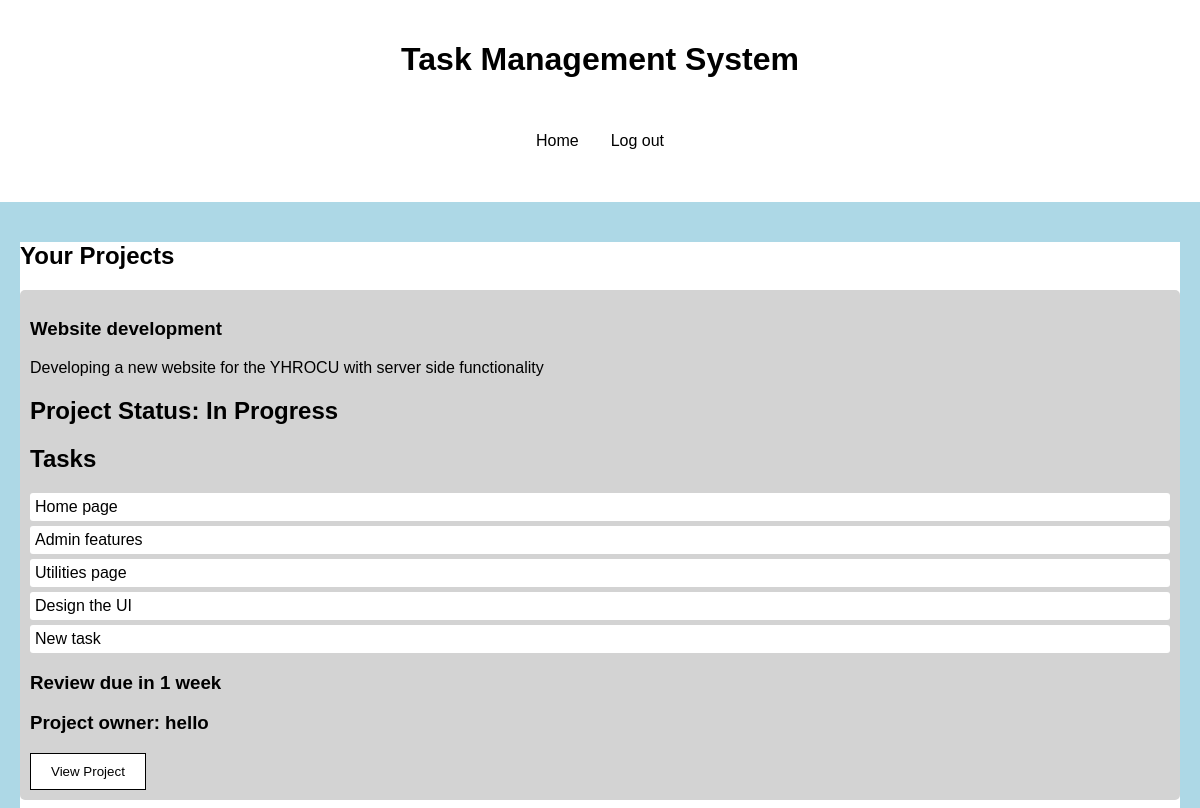
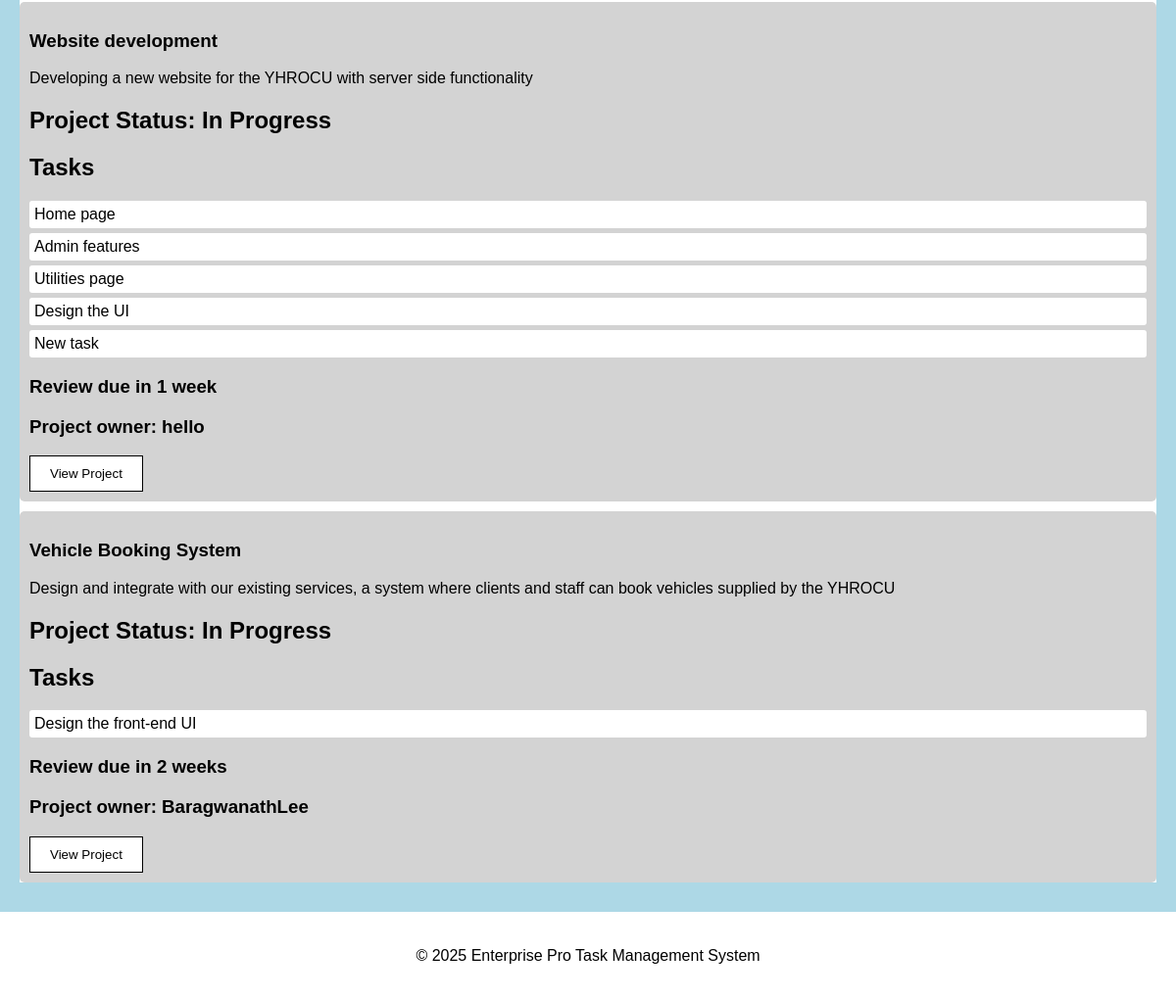
/ (signed in), run on the app's committed database (2 pictures, top to bottom).
### tables this page shows
CREATE TABLE projects (
            project_id INTEGER PRIMARY KEY AUTOINCREMENT,
            project_title TEXT NOT NULL,
            project_details TEXT NOT NULL,
            project_status TEXT NOT NULL DEFAULT 'In Progress',
            project_review TEXT,
            project_owner TEXT NOT NULL,
            FOREIGN KEY (project_owner) REFERENCES users (username)
        );

CREATE TABLE tasks (
            task_id INTEGER PRIMARY KEY AUTOINCREMENT,
            task_title TEXT NOT NULL,
            task_details TEXT NOT NULL,
            task_status TEXT NOT NULL DEFAULT 'New',
            task_assigned_date DATE NOT NULL,
            task_due_date DATE NOT NULL,
            project_id INTEGER NOT NULL,
            FOREIGN KEY (project_id) REFERENCES projects (project_id)
        );

### app.py (the view)
    def index(self):
        if not self.user_logged_in:
            return redirect(url_for('login'))
        elif self.user_role == "admin":
            return redirect(url_for('admin'))
        elif self.user_role == "supervisor":
            return redirect(url_for('supervisor'))
        projects = self.database.get_all_from_table("projects")
        tasks = self.database.get_all_from_table("tasks")
        users_in_projects = self.database.get_all_from_table("project_users")
        assigned_projects = []
        for project in projects:
            for project_user in users_in_projects:
                if project_user[1] == project[0] and project_user[3] == self.user_id:
                    project = [project[0], project[1], project[2], project[3], project[4], project[5]]
                    project.append([task[1] for task in tasks if task[6] == project[0]])
                    assigned_projects.append(project)
        return render_template('index.html', projects=assigned_projects)

### use_database.py (called while the page is built)
    def get_all_from_table(self, table_name):
        cursor = self.connection.cursor()
        cursor.execute(f"""
        SELECT * FROM {table_name}
        """)
        return cursor.fetchall()

### templates/index.html (shortened to what this page needs)
<!DOCTYPE html>
<html lang="en">
  <head>
    <link
      rel="stylesheet"
      href="{{ url_for('static', filename='styles.css') }}"
    />
  </head>
  <body>
    <header>
      <h1>Task Management System</h1>
      <div class="menuBar">
        <ul class="nav">
          <li class="nav" id="currentPage">
            <a class="nav" href="{{ url_for('index') }}">Home</a>
          </li>
          <li class="nav">
            <a class="nav" id="login-logout-btn" href="{{ url_for('login') }}"
              >Login</a
            >
          </li>
        </ul>
      </div>
    </header>
    <main>
      <section id="projects">
        <h1>Your Projects</h1>
        {% for project in projects %}
        <div class="project">
          <h3>{{ project[1] }}</h3>
          <p>{{ project[2] }}</p>
          <h2>Project Status: {{ project[3] }}</h2>
          <h2>Tasks</h2>
          <ul class="tasks">
             {% for task in project[6] %}
            <li>{{ task }}</li>
            {% endfor %}
          </ul>
          <h3>Review due in {{ project[4] }}</h3>
          <h3>Project owner: {{ project[5] }}</h3>
          <a href="{{ url_for('setProjectId', project_id=project[0]) }}"
            ><button>View Project</button></a
          >
        </div>
        {% endfor %}
      </section>
    </main>
    <footer>
      <p>&copy; 2025 Enterprise Pro Task Management System</p>
    </footer>
  </body>
</html>

### static/styles.css (style rules this page uses)
body { background-color: lightblue; color: black; font-family: Arial, sans-serif; margin: 0; padding: 0; }
header, footer { background-color: white; color: black; padding: 20px; text-align: center; }
section#projects { background-color: white; }
div.project { background-color: lightgray; padding: 10px; margin-bottom: 10px; border-radius: 5px; }
ul.tasks { list-style-type: none; padding: 0; }
ul.tasks li { background-color: white; margin: 5px 0; padding: 5px; border-radius: 3px; }
main { padding: 20px; background-color: lightblue; }
h1, h2, h3, h4, h5, h6 { color: black; }
a { color: black; text-decoration: none; }
button { background-color: white; color: black; border: 1px solid black; padding: 10px 20px; cursor: pointer; }
ul.nav { list-style-type: none; max-width: 100%; width: 100%; padding: 0; overflow: hidden; background-color: white; display: flex; justify-content: center; }
li a.nav { display: block; color: black; text-align: center; padding: 16px; text-decoration: none; }
div.menuBar { display: flex; justify-content: space-between; align-items: center; }

### data on the page
projects: project_title "Website development", project_details "Developing a new website for the YHROCU with server side functionality", project_status "In Progress", project_review "1 week", project_owner "hello"
tasks: task_title "Home page"
tasks: task_title "Admin features"
tasks: task_title "Utilities page"
tasks: task_title "Design the UI"
tasks: task_title "New task"
projects: project_title "Vehicle Booking System", project_details "Design and integrate with our existing services, a system where clients and staff can book vehicles supplied by the YHROCU", project_status "In Progress", project_review "2 weeks", project_owner "BaragwanathLee"
tasks: task_title "Design the front-end UI"
